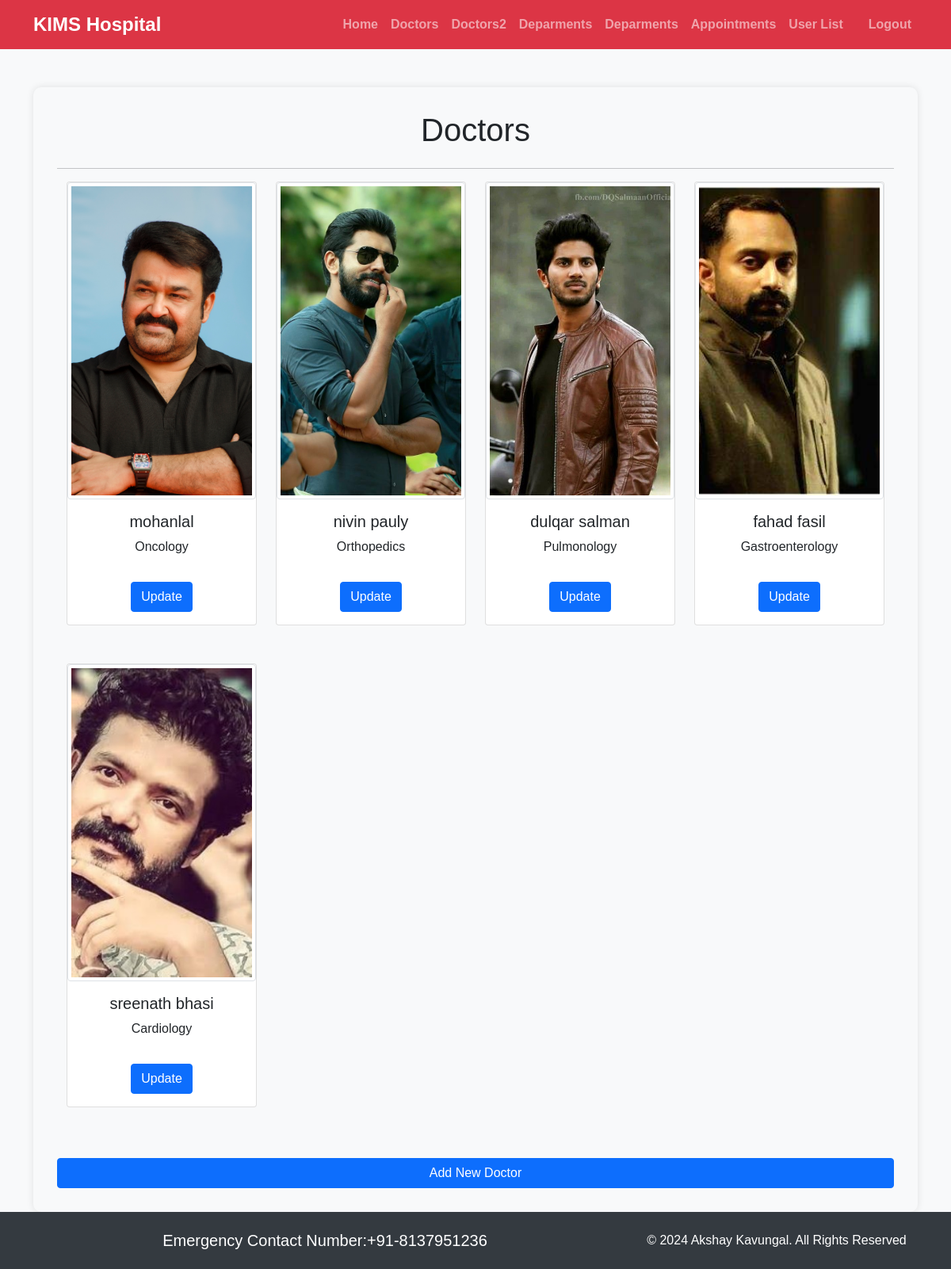
Page /doctors_list/ on the committed database.
### customer/models.py (models this page shows, shortened)
class Doctors(models.Model):
    doc_name =models.CharField(max_length=100)
    doc_spec =models.CharField(max_length=100)
    dep_name =models.ForeignKey(Departments, on_delete=models.CASCADE)
    dep_image = models.ImageField(upload_to='doctors')

### admin1/views.py (the view)
# urls.py: path('doctors_list/', DoctorListView.as_view(), name='doctor_list'),
class DoctorListView(ListView):
    model = Doctors
    template_name = 'admin/doctor_list.html'
    context_object_name = 'doctors'

### templates/admin/doctor_list.html (shortened to what this page needs)
{% extends 'admin/base.html' %}
{% block content %}
<div class="container profile-container">
<h1 class="text-center mb-4">Doctors</h1>
<hr>
<div class="container text-center bg-light">
  <div class="row">
    {% for doctor in doctors %}
    <div class="col-md-3 mb-5">
      <div class="card text-center">
        <img src="{{ doctor.dep_image.url }}" class="card-img-top img-thumbnail rounded" alt="Profile Picture" style="width: 300px; height: 400px; object-fit: cover;" >
        <div class="card-body">
          <h5 class="card-title" >{{ doctor.doc_name }}</a></h5>
          <p class="card-text">{{ doctor.doc_spec }}</p>
            <a href="{% url 'doctor_detail' doctor.pk %}" class="btn btn-primary mt-3">Update</a>
        </div>
      </div>
    </div>
    {% endfor %}
    <a href="{% url 'doctor_create' %}" class="btn btn-primary mt-3">Add New Doctor</a>
  </div>
</div>
</div>
{% endblock %}

### static/css/profile.css (style rules this page uses)
.profile-container { background-color: #f8f9fa; padding: 30px; border-radius: 10px; box-shadow: 0 0 10px rgba(0, 0, 0, 0.1); margin: 0 auto; }

### templates/admin/base.html (style rules this page uses)
body { background-color: #f8f9fa; font-family: Arial, sans-serif; display: flex; flex-direction: column; min-height: 100vh; }

### rows in the picture
Doctors: dep_image (picture), doc_name "mohanlal", doc_spec "Oncology"
Doctors: dep_image (picture), doc_name "nivin pauly", doc_spec "Orthopedics"
Doctors: dep_image (picture), doc_name "dulqar salman", doc_spec "Pulmonology"
Doctors: dep_image (picture), doc_name "fahad fasil", doc_spec "Gastroenterology"
Doctors: dep_image (picture), doc_name "sreenath bhasi", doc_spec "Cardiology"
